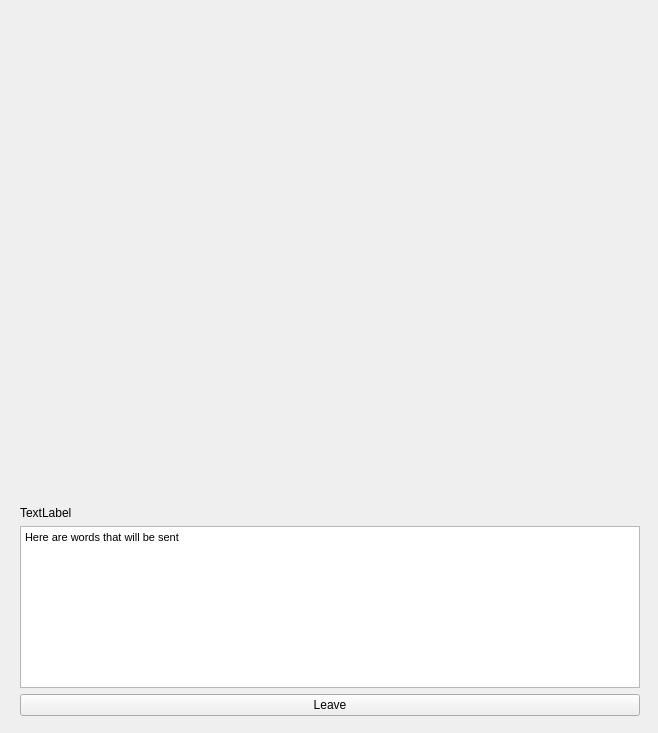
<?xml version="1.0" encoding="UTF-8"?>
<ui version="4.0">
 <class>roomDialog</class>
 <widget class="QWidget" name="roomDialog">
  <property name="geometry">
   <rect>
    <x>0</x>
    <y>0</y>
    <width>658</width>
    <height>733</height>
   </rect>
  </property>
  <property name="windowTitle">
   <string>roomDialog</string>
  </property>
  <widget class="QWidget" name="verticalLayoutWidget">
   <property name="geometry">
    <rect>
     <x>9</x>
     <y>9</y>
     <width>642</width>
     <height>718</height>
    </rect>
   </property>
   <layout class="QVBoxLayout" name="verticalLayout">
    <item>
     <widget class="QLabel" name="label">
      <property name="minimumSize">
       <size>
        <width>640</width>
        <height>480</height>
       </size>
      </property>
      <property name="text">
       <string/>
      </property>
     </widget>
    </item>
    <item>
     <layout class="QGridLayout" name="gridLayout">
      <item row="2" column="0">
       <widget class="QPushButton" name="pushButtonLeave">
        <property name="text">
         <string>Leave</string>
        </property>
       </widget>
      </item>
      <item row="0" column="0">
       <widget class="QLabel" name="labelRoom">
        <property name="text">
         <string>TextLabel</string>
        </property>
       </widget>
      </item>
      <item row="1" column="0">
       <widget class="QTextBrowser" name="textBrowser">
        <property name="html">
         <string>&lt;!DOCTYPE HTML PUBLIC &quot;-//W3C//DTD HTML 4.0//EN&quot; &quot;http://www.w3.org/TR/REC-html40/strict.dtd&quot;&gt;
&lt;html&gt;&lt;head&gt;&lt;meta name=&quot;qrichtext&quot; content=&quot;1&quot; /&gt;&lt;style type=&quot;text/css&quot;&gt;
p, li { white-space: pre-wrap; }
&lt;/style&gt;&lt;/head&gt;&lt;body style=&quot; font-family:'MS Shell Dlg 2'; font-size:8.25pt; font-weight:400; font-style:normal;&quot;&gt;
&lt;p style=&quot; margin-top:0px; margin-bottom:0px; margin-left:0px; margin-right:0px; -qt-block-indent:0; text-indent:0px;&quot;&gt;Here are words that will be sent&lt;/p&gt;
&lt;p style=&quot;-qt-paragraph-type:empty; margin-top:0px; margin-bottom:0px; margin-left:0px; margin-right:0px; -qt-block-indent:0; text-indent:0px;&quot;&gt;&lt;br /&gt;&lt;/p&gt;&lt;/body&gt;&lt;/html&gt;</string>
        </property>
       </widget>
      </item>
     </layout>
    </item>
   </layout>
  </widget>
 </widget>
 <layoutdefault spacing="6" margin="11"/>
 <resources/>
 <connections/>
</ui>
